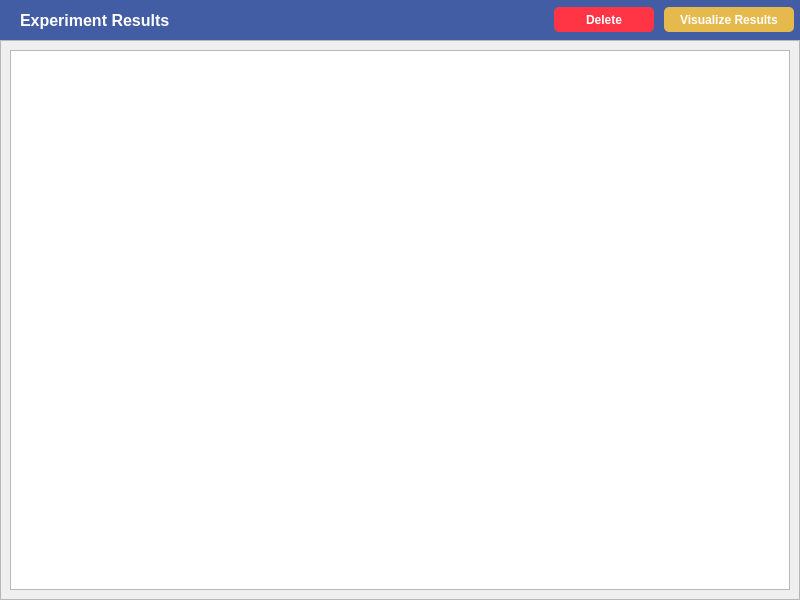
<?xml version="1.0" encoding="UTF-8"?>
<ui version="4.0">
 <class>Dialog</class>
 <widget class="QDialog" name="Dialog">
  <property name="windowModality">
   <enum>Qt::WindowModal</enum>
  </property>
  <property name="geometry">
   <rect>
    <x>0</x>
    <y>0</y>
    <width>800</width>
    <height>600</height>
   </rect>
  </property>
  <property name="minimumSize">
   <size>
    <width>800</width>
    <height>600</height>
   </size>
  </property>
  <property name="font">
   <font>
    <family>Segoe UI</family>
   </font>
  </property>
  <property name="windowTitle">
   <string>Dialog</string>
  </property>
  <layout class="QVBoxLayout" name="verticalLayout">
   <property name="spacing">
    <number>0</number>
   </property>
   <property name="leftMargin">
    <number>0</number>
   </property>
   <property name="topMargin">
    <number>0</number>
   </property>
   <property name="rightMargin">
    <number>0</number>
   </property>
   <property name="bottomMargin">
    <number>0</number>
   </property>
   <item>
    <widget class="QFrame" name="frame_2">
     <property name="minimumSize">
      <size>
       <width>0</width>
       <height>40</height>
      </size>
     </property>
     <property name="maximumSize">
      <size>
       <width>16777215</width>
       <height>40</height>
      </size>
     </property>
     <property name="styleSheet">
      <string notr="true">color: rgb(255, 255, 255);
background-color: rgb(67, 93, 165);</string>
     </property>
     <property name="frameShape">
      <enum>QFrame::NoFrame</enum>
     </property>
     <property name="frameShadow">
      <enum>QFrame::Raised</enum>
     </property>
     <layout class="QHBoxLayout" name="horizontalLayout_2" stretch="0,0,0">
      <property name="spacing">
       <number>10</number>
      </property>
      <property name="leftMargin">
       <number>20</number>
      </property>
      <property name="topMargin">
       <number>0</number>
      </property>
      <property name="rightMargin">
       <number>6</number>
      </property>
      <property name="bottomMargin">
       <number>0</number>
      </property>
      <item>
       <widget class="QLabel" name="label">
        <property name="font">
         <font>
          <family>Segoe UI</family>
          <pointsize>12</pointsize>
          <weight>75</weight>
          <bold>true</bold>
         </font>
        </property>
        <property name="text">
         <string>Experiment Results</string>
        </property>
       </widget>
      </item>
      <item>
       <widget class="QPushButton" name="bt_delete">
        <property name="minimumSize">
         <size>
          <width>60</width>
          <height>25</height>
         </size>
        </property>
        <property name="maximumSize">
         <size>
          <width>100</width>
          <height>25</height>
         </size>
        </property>
        <property name="font">
         <font>
          <family>Segoe UI</family>
          <weight>75</weight>
          <bold>true</bold>
         </font>
        </property>
        <property name="styleSheet">
         <string notr="true">QPushButton {	
	background-color: rgb(255, 53, 69);
	border-radius: 5px;
	color: rgb(255,255,255);
}
QPushButton:hover {	
	background-color: rgb(180, 35, 51);
}
QPushButton:pressed {	
	background-color: rgb(255, 53, 69);
}</string>
        </property>
        <property name="text">
         <string>Delete</string>
        </property>
        <property name="icon">
         <iconset resource="file_rc.qrc">
          <normaloff>:/Icon/images/remove.png</normaloff>:/Icon/images/remove.png</iconset>
        </property>
       </widget>
      </item>
      <item>
       <widget class="QPushButton" name="bt_visualize">
        <property name="minimumSize">
         <size>
          <width>130</width>
          <height>25</height>
         </size>
        </property>
        <property name="maximumSize">
         <size>
          <width>130</width>
          <height>25</height>
         </size>
        </property>
        <property name="font">
         <font>
          <family>Segoe UI</family>
          <weight>75</weight>
          <bold>true</bold>
         </font>
        </property>
        <property name="styleSheet">
         <string notr="true">QPushButton {	
	background-color: rgb(230, 185, 77);
	border-radius: 5px;
	color: rgb(255,255,255);
}
QPushButton:hover {	
	background-color: rgb(200, 150, 20);
}
QPushButton:pressed {	
	background-color: rgb(247, 202, 63);
}</string>
        </property>
        <property name="text">
         <string>Visualize Results</string>
        </property>
        <property name="icon">
         <iconset resource="file_rc.qrc">
          <normaloff>:/Icon/images/eye.png</normaloff>:/Icon/images/eye.png</iconset>
        </property>
       </widget>
      </item>
     </layout>
    </widget>
   </item>
   <item>
    <widget class="QFrame" name="frame">
     <property name="frameShape">
      <enum>QFrame::StyledPanel</enum>
     </property>
     <property name="frameShadow">
      <enum>QFrame::Raised</enum>
     </property>
     <layout class="QHBoxLayout" name="horizontalLayout">
      <item>
       <widget class="QTableWidget" name="table_manage">
        <property name="editTriggers">
         <set>QAbstractItemView::NoEditTriggers</set>
        </property>
        <property name="selectionMode">
         <enum>QAbstractItemView::SingleSelection</enum>
        </property>
        <property name="selectionBehavior">
         <enum>QAbstractItemView::SelectRows</enum>
        </property>
        <property name="horizontalScrollMode">
         <enum>QAbstractItemView::ScrollPerPixel</enum>
        </property>
        <property name="rowCount">
         <number>0</number>
        </property>
        <property name="columnCount">
         <number>0</number>
        </property>
        <attribute name="horizontalHeaderHighlightSections">
         <bool>false</bool>
        </attribute>
        <attribute name="verticalHeaderVisible">
         <bool>false</bool>
        </attribute>
        <attribute name="verticalHeaderHighlightSections">
         <bool>false</bool>
        </attribute>
       </widget>
      </item>
     </layout>
    </widget>
   </item>
  </layout>
 </widget>
 <resources>
  <include location="file_rc.qrc"/>
 </resources>
 <connections/>
</ui>
